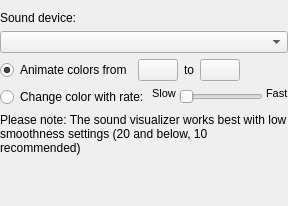
          <widget class="QWidget" name="page_3">
           <layout class="QVBoxLayout" name="verticalLayout_4">
            <property name="leftMargin">
             <number>0</number>
            </property>
            <property name="rightMargin">
             <number>0</number>
            </property>
            <item>
             <widget class="QLabel" name="label_4">
              <property name="text">
               <string>Sound device:</string>
              </property>
             </widget>
            </item>
            <item>
             <widget class="QComboBox" name="comboBox_SoundVizDevice"/>
            </item>
            <item>
             <layout class="QHBoxLayout" name="horizontalLayout_11">
              <item>
               <widget class="QRadioButton" name="radioButton_SoundVizConstantMode">
                <property name="text">
                 <string>Animate colors from</string>
                </property>
                <property name="checked">
                 <bool>true</bool>
                </property>
               </widget>
              </item>
              <item>
               <widget class="ColorButton" name="pushButton_SelectColorSoundVizMin">
                <property name="sizePolicy">
                 <sizepolicy hsizetype="Maximum" vsizetype="Fixed">
                  <horstretch>0</horstretch>
                  <verstretch>0</verstretch>
                 </sizepolicy>
                </property>
                <property name="text">
                 <string/>
                </property>
                <property name="flat">
                 <bool>false</bool>
                </property>
               </widget>
              </item>
              <item>
               <widget class="QLabel" name="label_10">
                <property name="text">
                 <string>to</string>
                </property>
               </widget>
              </item>
              <item>
               <widget class="ColorButton" name="pushButton_SelectColorSoundVizMax">
                <property name="sizePolicy">
                 <sizepolicy hsizetype="Maximum" vsizetype="Fixed">
                  <horstretch>0</horstretch>
                  <verstretch>0</verstretch>
                 </sizepolicy>
                </property>
                <property name="text">
                 <string/>
                </property>
                <property name="flat">
                 <bool>false</bool>
                </property>
               </widget>
              </item>
              <item>
               <spacer name="horizontalSpacer_6">
                <property name="orientation">
                 <enum>Qt::Horizontal</enum>
                </property>
                <property name="sizeHint" stdset="0">
                 <size>
                  <width>40</width>
                  <height>20</height>
                 </size>
                </property>
               </spacer>
              </item>
             </layout>
            </item>
            <item>
             <layout class="QHBoxLayout" name="horizontalLayout_13">
              <property name="spacing">
               <number>3</number>
              </property>
              <item>
               <widget class="QRadioButton" name="radioButton_SoundVizLiquidMode">
                <property name="text">
                 <string>Change color with rate:</string>
                </property>
               </widget>
              </item>
              <item>
               <widget class="QLabel" name="label_slowSoundVizLiquidSpeed">
                <property name="font">
                 <font>
                  <pointsize>8</pointsize>
                 </font>
                </property>
                <property name="styleSheet">
                 <string notr="true">margin-bottom:0.4em; margin-left:0.5em</string>
                </property>
                <property name="text">
                 <string>Slow</string>
                </property>
                <property name="alignment">
                 <set>Qt::AlignLeading|Qt::AlignLeft|Qt::AlignTop</set>
                </property>
               </widget>
              </item>
              <item>
               <widget class="QSlider" name="horizontalSlider_SoundVizLiquidSpeed">
                <property name="enabled">
                 <bool>false</bool>
                </property>
                <property name="minimum">
                 <number>1</number>
                </property>
                <property name="maximum">
                 <number>100</number>
                </property>
                <property name="orientation">
                 <enum>Qt::Horizontal</enum>
                </property>
               </widget>
              </item>
              <item>
               <widget class="QLabel" name="label_fastSoundVizLiquidSpeed">
                <property name="font">
                 <font>
                  <pointsize>8</pointsize>
                 </font>
                </property>
                <property name="styleSheet">
                 <string notr="true">margin-bottom:0.4em;</string>
                </property>
                <property name="text">
                 <string>Fast</string>
                </property>
                <property name="alignment">
                 <set>Qt::AlignLeading|Qt::AlignLeft|Qt::AlignTop</set>
                </property>
               </widget>
              </item>
             </layout>
            </item>
            <item>
             <widget class="QLabel" name="label_7">
              <property name="text">
               <string>Please note: The sound visualizer works best with low smoothness settings (20 and below, 10 recommended)</string>
              </property>
              <property name="wordWrap">
               <bool>true</bool>
              </property>
             </widget>
            </item>
            <item>
             <spacer name="verticalSpacer_9">
              <property name="orientation">
               <enum>Qt::Vertical</enum>
              </property>
              <property name="sizeHint" stdset="0">
               <size>
                <width>20</width>
                <height>40</height>
               </size>
              </property>
             </spacer>
            </item>
           </layout>
          </widget>
